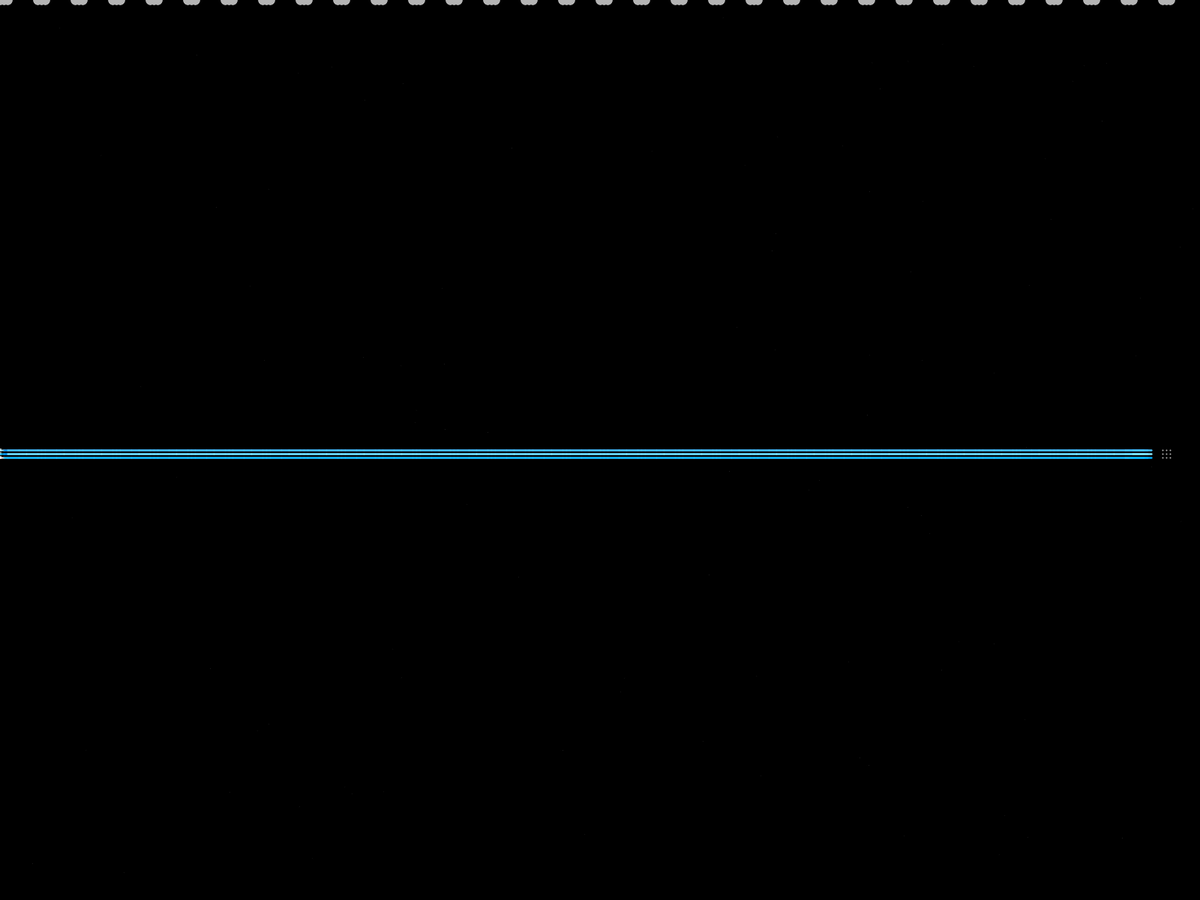
Frame 1 (no input)
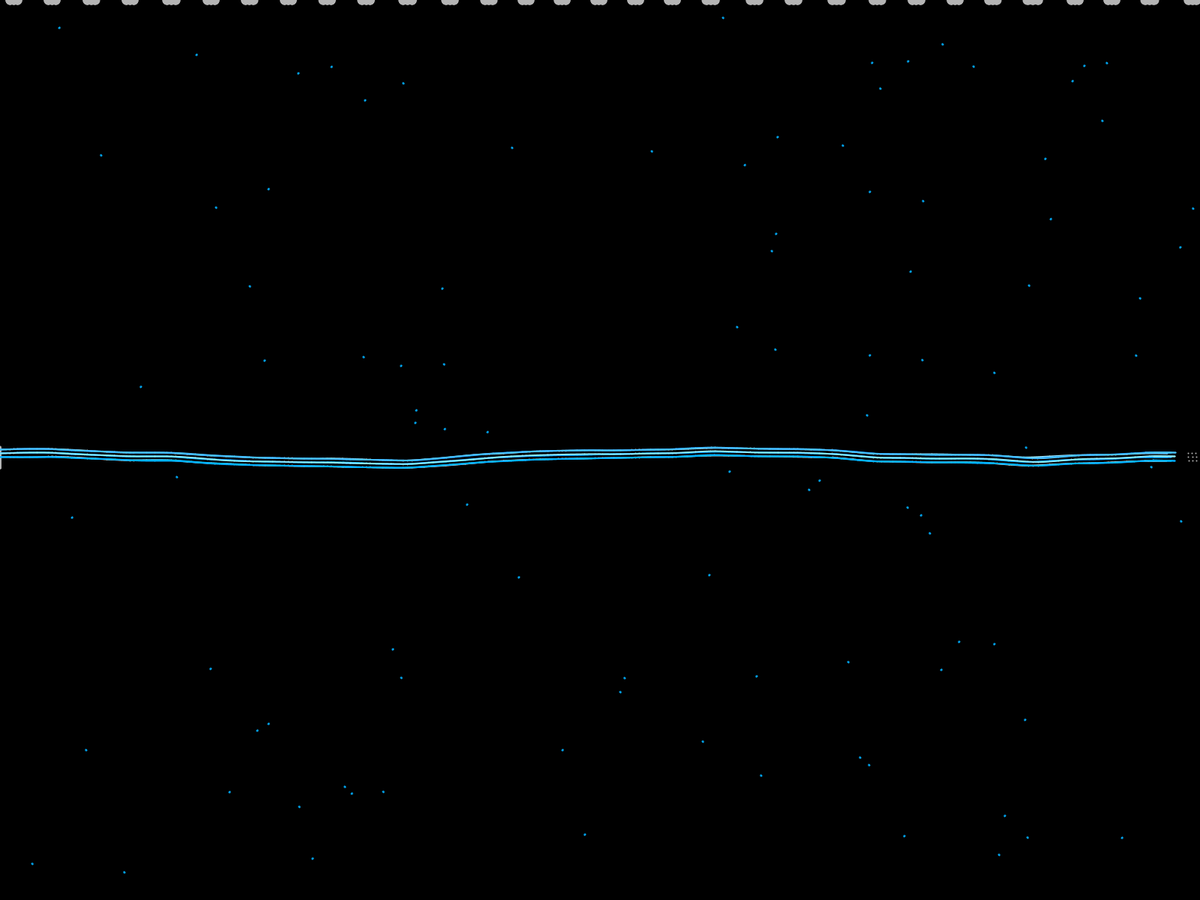
Frame 60 (the mouse pressed at the canvas centre just before this capture)
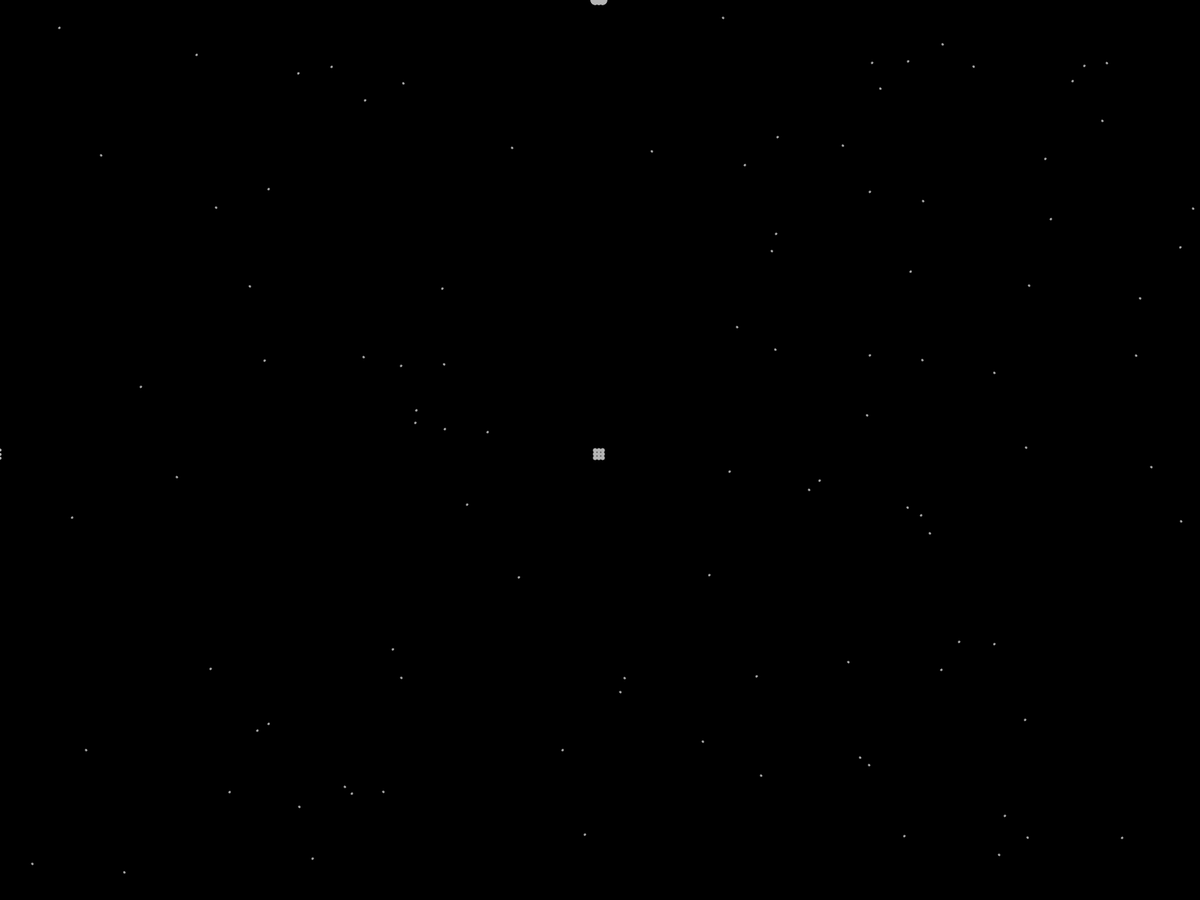
Frame 120 (the mouse held since frame 60 and released just before this capture)

The Processing sketch that drew these frames (run headless with seeded random() and noise(); from frame 60 on, the mouse is pressed at the canvas centre):

// Processing sketch: Desolve_pde
// ── Desolve_pde.pde
ArrayList<HPP> HPPoints = new ArrayList<HPP>();
int xline = 3;
int xdist = 5;
int yline = 3;
int ydist = 5;
ArrayList<dataset> Lines = new ArrayList<dataset>();
ArrayList<col> cols = new ArrayList<col>();

void setup(){
  dfoLine();
  fullScreen();
  frameRate(500);
  setHPP();
  colorMode(HSB,360,100,100);
  for(int i = 0; i < 100; i++){
    col newcol = new col();
    newcol.h = random(190, 210);
    newcol.s = random(0, 255);
    newcol.b = 255;
    cols.add(newcol);
  }
}

void dfoLine() {//startposition
  for(int i = 0; i < width; i+=50){
    pos newpos = new pos();
    newpos.x = i;
    newpos.y = height / 2;
    Lines.add(multiadd(newpos));
  }
}

dataset multiadd(pos tpos){//1position > multiposition
  dataset dset = new dataset();
  ArrayList<pos> dss = new ArrayList<pos>();
  int i = 0;
  for(int X = 0; X < xline; X++){
    for(int Y = 0; Y < yline; Y++){
      pos apos = new pos();
      apos.x = X * xdist + tpos.x;
      apos.y = Y * ydist + tpos.y;
      //print(apos.y);
      dss.add(apos);
      i++;
    }
  }
  dset.ds = dss;
  return dset;
}

void draw(){
  if(mousePressed){
    dataset dset = Lines.get(Lines.size() - 1);
    pos Nowmpos = dset.ds.get(0);
    if(dist(Nowmpos.x, Nowmpos.y, mouseX, mouseY) > 50){
      pos mpos = new pos();
      mpos.x = mouseX;
      mpos.y = mouseY;
      Lines.add(multiadd(mpos));
    }
  }
    background(0);
    pos oldmpos = new pos();
    strokeWeight(2);
    for(HPP HPPoint: HPPoints){
      ellipse(HPPoint.x, HPPoint.y, 1, 1);
    }
    for(dataset mposs: Lines){
      int i = 0;
      for(pos mpos: mposs.ds){
        stroke(255);
        //ellipse(mpos.x, mpos.y, 5, 5);//noshow---------------------------------------------------------------------------------------------------
        if(oldmpos.x != 0){
          //line(oldmpos.x, oldmpos.y, mpos.x, mpos.y);
        }
        pos nmpos = mpos;
        nmpos.x += nmpos.speedx;
        nmpos.y += nmpos.speedy;
        mposs.ds.set(i, nmpos);
        oldmpos = mpos;
        float xs = 0, ys = 0;
        ellipse(mpos.x, 0, 10, 10);
        ellipse(0, mpos.y, 1, 1);
        for(HPP HPPoint: HPPoints){
          float distance = dist(HPPoint.x, HPPoint.y, mpos.x, mpos.y) + 50;
          float angle = atan2(mpos.x - HPPoint.x, mpos.y - HPPoint.y);
          xs += sin(angle) * HPPoint.presre / (distance * HPPoint.decay + 1); 
          ys += cos(angle) * HPPoint.presre / (distance * HPPoint.decay + 1); 
          fill(255);
        }
        line(oldmpos.x, oldmpos.y, mpos.x, mpos.y);
        mpos.speedx = xs;
        mpos.speedy = ys;
        mposs.ds.set(i, mpos);
      i++;
      }
    }
  bezierLine(Lines);
  
}

void mousePressed(){
  Lines = new ArrayList<dataset>();
  pos mpos = new pos();
  mpos.x = mouseX;
  mpos.y = mouseY;
  Lines.add(multiadd(mpos));
}

void setHPP(){//PresreSet---------------------------------------------
  for(int i = 0; i < 100; i++) {
    HPP HPPoint = new HPP();
    HPPoint.x = random(0, width);
    HPPoint.y = random(0, height);
    HPPoint.presre = random(0, 300);
    HPPoint.decay = random(10, 50);
    HPPoints.add(HPPoint);
  }
}

pos mid_point(pos pos0, pos pos1){
  pos npos = new pos();
  npos.x = pos0.x * 0.5f + pos1.x * 0.5f;
  npos.y = pos0.y * 0.5f + pos1.y * 0.5f;
  return npos;
}

void threeP_bezier(pos pos0, pos pos1, pos pos2) { //bezierposition
  noFill();
  bezier(mid_point(pos0, pos1).x, mid_point(pos0, pos1).y, pos1.x, pos1.y, pos1.x, pos1.y, mid_point(pos1, pos2).x, mid_point(pos1, pos2).y);
}

void bezierLine(ArrayList<dataset> Lines){
  int totalline = xline * yline;
  ArrayList<dataset> converteddata = new ArrayList<dataset>();
  for(int y = 0; y < totalline; y++){
    dataset Line = new dataset();
    for(int x = 0; x < Lines.size(); x++){
      pos gpos = new pos();
      dataset getLine = Lines.get(x);
      gpos.x = getLine.ds.get(y).x;
      gpos.y = getLine.ds.get(y).y;
      Line.ds.add(gpos);
    }
    converteddata.add(Line);
  }
  for(int i = 0; i < totalline; i++){
    dataset getline = converteddata.get(i);
    ArrayList<pos> mposs = getline.ds;
    pos pos0 = new pos();
    pos pos1 = new pos();
    pos epos = new pos();
    pos eposbefore = new pos();
    if(mposs.size() == 0){
      //none
    }
    else if(mposs.size() == 1){
      pos0 = mposs.get(0);
      ellipse(pos0.x, pos0.y, 4, 4);
    }
    else if(mposs.size() == 2){
      pos1 = mposs.get(1);
      pos0 = mposs.get(0);
      eposbefore = mposs.get(mposs.size()-1);
      line(pos0.x, pos0.y, pos1.x, pos1.y);
    }
    else if(mposs.size() == 3){
      pos1 = mposs.get(1);
      pos0 = mposs.get(0);
      eposbefore = mposs.get(mposs.size()-1);
      epos = mposs.get(mposs.size()-2);
      //line(pos0.x, pos0.y, mid_point(pos0, pos1).x, mid_point(pos0, pos1).y);
      threeP_bezier(pos0, pos1, epos);
      //line(mid_point(pos1, epos).x, mid_point(pos1, epos).y, epos.x, epos.y);
    }
    else {
      col getcolor = cols.get(i);
      stroke(getcolor.h, getcolor.s, getcolor.b);
      pos1 = mposs.get(1);
      pos0 = mposs.get(0);
      eposbefore = mposs.get(mposs.size()-1);
      epos = mposs.get(mposs.size()-2);
      line(pos0.x, pos0.y, mid_point(pos0, pos1).x, mid_point(pos0, pos1).y);
      line(mid_point(eposbefore, epos).x, mid_point(eposbefore, epos).y, epos.x, epos.y);
      for(int a = 0; a < mposs.size(); a++){
        if(a + 2 < mposs.size()){
          threeP_bezier(mposs.get(a), mposs.get(a + 1), mposs.get(a + 2));
        }
      }
    }
  }
}

class dataset {
  ArrayList<pos> ds = new ArrayList<pos>();
  
}

class col {
  float h = random(190, 210);
  float s = random(0, 255);
  float b = 255;
}

class pos {
  float x, y, speedx, speedy;
}

class HPP{
  float x, y, presre, decay;
}
